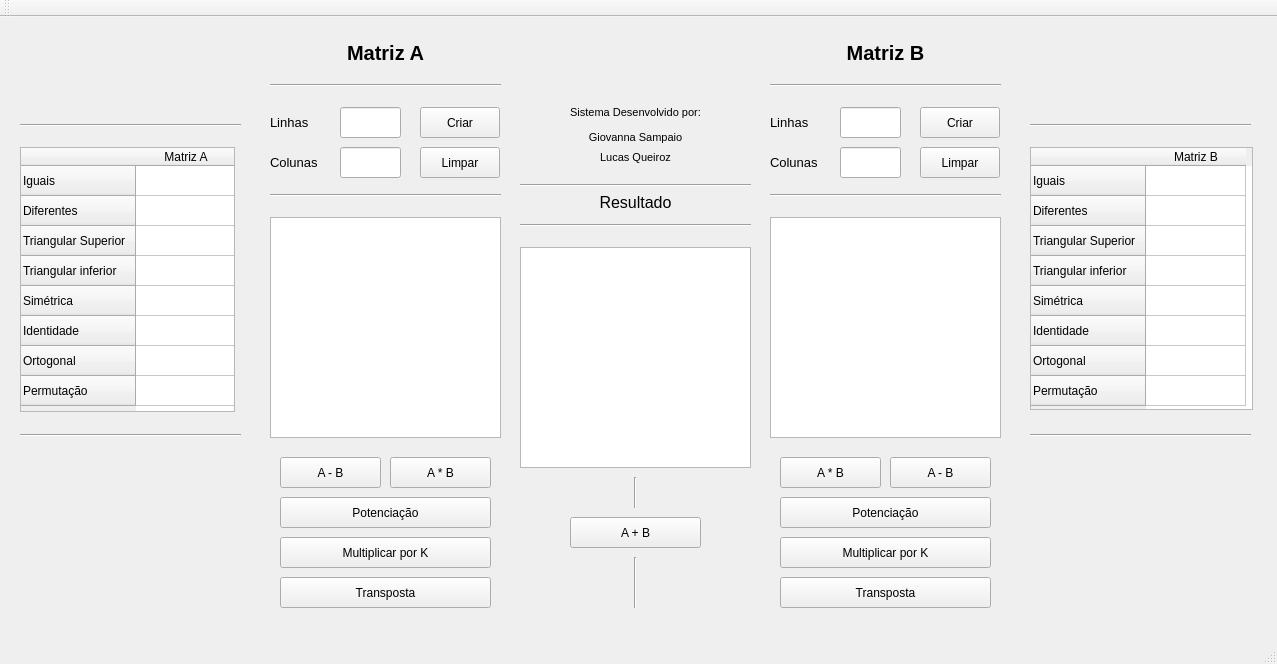
<?xml version="1.0" encoding="UTF-8"?>
<ui version="4.0">
 <class>MainWindow</class>
 <widget class="QMainWindow" name="MainWindow">
  <property name="geometry">
   <rect>
    <x>0</x>
    <y>0</y>
    <width>1277</width>
    <height>664</height>
   </rect>
  </property>
  <property name="windowTitle">
   <string>MainWindow</string>
  </property>
  <widget class="QWidget" name="centralWidget">
   <widget class="QLineEdit" name="lineEditLinhasA">
    <property name="geometry">
     <rect>
      <x>340</x>
      <y>90</y>
      <width>61</width>
      <height>31</height>
     </rect>
    </property>
   </widget>
   <widget class="QLabel" name="label">
    <property name="geometry">
     <rect>
      <x>270</x>
      <y>90</y>
      <width>54</width>
      <height>31</height>
     </rect>
    </property>
    <property name="font">
     <font>
      <pointsize>10</pointsize>
     </font>
    </property>
    <property name="text">
     <string>Linhas</string>
    </property>
   </widget>
   <widget class="QLabel" name="label_2">
    <property name="geometry">
     <rect>
      <x>270</x>
      <y>20</y>
      <width>231</width>
      <height>31</height>
     </rect>
    </property>
    <property name="font">
     <font>
      <pointsize>15</pointsize>
      <weight>75</weight>
      <bold>true</bold>
      <stylestrategy>PreferDefault</stylestrategy>
     </font>
    </property>
    <property name="layoutDirection">
     <enum>Qt::LeftToRight</enum>
    </property>
    <property name="text">
     <string>Matriz A</string>
    </property>
    <property name="alignment">
     <set>Qt::AlignCenter</set>
    </property>
   </widget>
   <widget class="QLabel" name="label_3">
    <property name="geometry">
     <rect>
      <x>270</x>
      <y>130</y>
      <width>61</width>
      <height>31</height>
     </rect>
    </property>
    <property name="font">
     <font>
      <pointsize>10</pointsize>
     </font>
    </property>
    <property name="text">
     <string>Colunas</string>
    </property>
   </widget>
   <widget class="QLineEdit" name="lineEditColunasA">
    <property name="geometry">
     <rect>
      <x>340</x>
      <y>130</y>
      <width>61</width>
      <height>31</height>
     </rect>
    </property>
   </widget>
   <widget class="Line" name="line">
    <property name="geometry">
     <rect>
      <x>270</x>
      <y>60</y>
      <width>231</width>
      <height>16</height>
     </rect>
    </property>
    <property name="orientation">
     <enum>Qt::Horizontal</enum>
    </property>
   </widget>
   <widget class="QPushButton" name="pushButtonCriarA">
    <property name="geometry">
     <rect>
      <x>420</x>
      <y>90</y>
      <width>80</width>
      <height>31</height>
     </rect>
    </property>
    <property name="text">
     <string>Criar</string>
    </property>
   </widget>
   <widget class="QPushButton" name="pushButtonLimparA">
    <property name="geometry">
     <rect>
      <x>420</x>
      <y>130</y>
      <width>80</width>
      <height>31</height>
     </rect>
    </property>
    <property name="text">
     <string>Limpar</string>
    </property>
   </widget>
   <widget class="Line" name="line_2">
    <property name="geometry">
     <rect>
      <x>270</x>
      <y>170</y>
      <width>231</width>
      <height>16</height>
     </rect>
    </property>
    <property name="orientation">
     <enum>Qt::Horizontal</enum>
    </property>
   </widget>
   <widget class="QTableWidget" name="tableWidgetMatrizA">
    <property name="geometry">
     <rect>
      <x>270</x>
      <y>200</y>
      <width>231</width>
      <height>221</height>
     </rect>
    </property>
    <property name="editTriggers">
     <set>QAbstractItemView::NoEditTriggers</set>
    </property>
    <property name="alternatingRowColors">
     <bool>false</bool>
    </property>
    <attribute name="horizontalHeaderVisible">
     <bool>false</bool>
    </attribute>
    <attribute name="verticalHeaderVisible">
     <bool>false</bool>
    </attribute>
   </widget>
   <widget class="QTableWidget" name="tableWidgetResultado">
    <property name="geometry">
     <rect>
      <x>520</x>
      <y>230</y>
      <width>231</width>
      <height>221</height>
     </rect>
    </property>
    <property name="editTriggers">
     <set>QAbstractItemView::NoEditTriggers</set>
    </property>
    <attribute name="horizontalHeaderVisible">
     <bool>false</bool>
    </attribute>
    <attribute name="verticalHeaderVisible">
     <bool>false</bool>
    </attribute>
   </widget>
   <widget class="Line" name="line_3">
    <property name="geometry">
     <rect>
      <x>520</x>
      <y>160</y>
      <width>231</width>
      <height>16</height>
     </rect>
    </property>
    <property name="orientation">
     <enum>Qt::Horizontal</enum>
    </property>
   </widget>
   <widget class="QLabel" name="label_6">
    <property name="geometry">
     <rect>
      <x>520</x>
      <y>170</y>
      <width>231</width>
      <height>31</height>
     </rect>
    </property>
    <property name="font">
     <font>
      <pointsize>12</pointsize>
      <weight>50</weight>
      <bold>false</bold>
      <stylestrategy>PreferDefault</stylestrategy>
     </font>
    </property>
    <property name="layoutDirection">
     <enum>Qt::LeftToRight</enum>
    </property>
    <property name="text">
     <string>Resultado</string>
    </property>
    <property name="alignment">
     <set>Qt::AlignCenter</set>
    </property>
   </widget>
   <widget class="Line" name="line_4">
    <property name="geometry">
     <rect>
      <x>520</x>
      <y>200</y>
      <width>231</width>
      <height>16</height>
     </rect>
    </property>
    <property name="orientation">
     <enum>Qt::Horizontal</enum>
    </property>
   </widget>
   <widget class="QPushButton" name="pushButtonSomar">
    <property name="geometry">
     <rect>
      <x>570</x>
      <y>500</y>
      <width>131</width>
      <height>31</height>
     </rect>
    </property>
    <property name="text">
     <string>A + B</string>
    </property>
   </widget>
   <widget class="QTableWidget" name="tableWidgetMatrizB">
    <property name="geometry">
     <rect>
      <x>770</x>
      <y>200</y>
      <width>231</width>
      <height>221</height>
     </rect>
    </property>
    <property name="editTriggers">
     <set>QAbstractItemView::NoEditTriggers</set>
    </property>
    <attribute name="horizontalHeaderVisible">
     <bool>false</bool>
    </attribute>
    <attribute name="verticalHeaderVisible">
     <bool>false</bool>
    </attribute>
   </widget>
   <widget class="QLabel" name="label_4">
    <property name="geometry">
     <rect>
      <x>770</x>
      <y>90</y>
      <width>54</width>
      <height>31</height>
     </rect>
    </property>
    <property name="font">
     <font>
      <pointsize>10</pointsize>
     </font>
    </property>
    <property name="text">
     <string>Linhas</string>
    </property>
   </widget>
   <widget class="QLabel" name="label_5">
    <property name="geometry">
     <rect>
      <x>770</x>
      <y>130</y>
      <width>61</width>
      <height>31</height>
     </rect>
    </property>
    <property name="font">
     <font>
      <pointsize>10</pointsize>
     </font>
    </property>
    <property name="text">
     <string>Colunas</string>
    </property>
   </widget>
   <widget class="Line" name="line_5">
    <property name="geometry">
     <rect>
      <x>770</x>
      <y>170</y>
      <width>231</width>
      <height>16</height>
     </rect>
    </property>
    <property name="orientation">
     <enum>Qt::Horizontal</enum>
    </property>
   </widget>
   <widget class="QPushButton" name="pushButtonCriarB">
    <property name="geometry">
     <rect>
      <x>920</x>
      <y>90</y>
      <width>80</width>
      <height>31</height>
     </rect>
    </property>
    <property name="text">
     <string>Criar</string>
    </property>
   </widget>
   <widget class="QPushButton" name="pushButtonLimparB">
    <property name="geometry">
     <rect>
      <x>920</x>
      <y>130</y>
      <width>80</width>
      <height>31</height>
     </rect>
    </property>
    <property name="text">
     <string>Limpar</string>
    </property>
   </widget>
   <widget class="QLineEdit" name="lineEditLinhasB">
    <property name="geometry">
     <rect>
      <x>840</x>
      <y>90</y>
      <width>61</width>
      <height>31</height>
     </rect>
    </property>
   </widget>
   <widget class="QLineEdit" name="lineEditColunasB">
    <property name="geometry">
     <rect>
      <x>840</x>
      <y>130</y>
      <width>61</width>
      <height>31</height>
     </rect>
    </property>
   </widget>
   <widget class="Line" name="line_6">
    <property name="geometry">
     <rect>
      <x>770</x>
      <y>60</y>
      <width>231</width>
      <height>16</height>
     </rect>
    </property>
    <property name="orientation">
     <enum>Qt::Horizontal</enum>
    </property>
   </widget>
   <widget class="QLabel" name="label_7">
    <property name="geometry">
     <rect>
      <x>770</x>
      <y>20</y>
      <width>231</width>
      <height>31</height>
     </rect>
    </property>
    <property name="font">
     <font>
      <pointsize>15</pointsize>
      <weight>75</weight>
      <bold>true</bold>
      <stylestrategy>PreferDefault</stylestrategy>
     </font>
    </property>
    <property name="layoutDirection">
     <enum>Qt::LeftToRight</enum>
    </property>
    <property name="text">
     <string>Matriz B</string>
    </property>
    <property name="alignment">
     <set>Qt::AlignCenter</set>
    </property>
   </widget>
   <widget class="QTableWidget" name="tableWidgetBoolA">
    <property name="geometry">
     <rect>
      <x>20</x>
      <y>130</y>
      <width>215</width>
      <height>265</height>
     </rect>
    </property>
    <property name="baseSize">
     <size>
      <width>0</width>
      <height>0</height>
     </size>
    </property>
    <property name="autoScroll">
     <bool>true</bool>
    </property>
    <property name="editTriggers">
     <set>QAbstractItemView::NoEditTriggers</set>
    </property>
    <property name="alternatingRowColors">
     <bool>false</bool>
    </property>
    <property name="iconSize">
     <size>
      <width>0</width>
      <height>0</height>
     </size>
    </property>
    <property name="textElideMode">
     <enum>Qt::ElideRight</enum>
    </property>
    <row>
     <property name="text">
      <string>Iguais</string>
     </property>
    </row>
    <row>
     <property name="text">
      <string>Diferentes</string>
     </property>
    </row>
    <row>
     <property name="text">
      <string>Triangular Superior</string>
     </property>
    </row>
    <row>
     <property name="text">
      <string>Triangular inferior</string>
     </property>
    </row>
    <row>
     <property name="text">
      <string>Simétrica</string>
     </property>
    </row>
    <row>
     <property name="text">
      <string>Identidade</string>
     </property>
    </row>
    <row>
     <property name="text">
      <string>Ortogonal</string>
     </property>
    </row>
    <row>
     <property name="text">
      <string>Permutação</string>
     </property>
    </row>
    <column>
     <property name="text">
      <string>Matriz A</string>
     </property>
    </column>
   </widget>
   <widget class="Line" name="line_7">
    <property name="geometry">
     <rect>
      <x>20</x>
      <y>410</y>
      <width>221</width>
      <height>16</height>
     </rect>
    </property>
    <property name="orientation">
     <enum>Qt::Horizontal</enum>
    </property>
   </widget>
   <widget class="Line" name="line_8">
    <property name="geometry">
     <rect>
      <x>20</x>
      <y>100</y>
      <width>221</width>
      <height>16</height>
     </rect>
    </property>
    <property name="orientation">
     <enum>Qt::Horizontal</enum>
    </property>
   </widget>
   <widget class="QTableWidget" name="tableWidgetBoolB">
    <property name="geometry">
     <rect>
      <x>1030</x>
      <y>130</y>
      <width>223</width>
      <height>263</height>
     </rect>
    </property>
    <property name="layoutDirection">
     <enum>Qt::LeftToRight</enum>
    </property>
    <property name="autoFillBackground">
     <bool>false</bool>
    </property>
    <property name="editTriggers">
     <set>QAbstractItemView::NoEditTriggers</set>
    </property>
    <property name="textElideMode">
     <enum>Qt::ElideRight</enum>
    </property>
    <row>
     <property name="text">
      <string>Iguais</string>
     </property>
    </row>
    <row>
     <property name="text">
      <string>Diferentes</string>
     </property>
    </row>
    <row>
     <property name="text">
      <string>Triangular Superior</string>
     </property>
    </row>
    <row>
     <property name="text">
      <string>Triangular inferior</string>
     </property>
    </row>
    <row>
     <property name="text">
      <string>Simétrica</string>
     </property>
    </row>
    <row>
     <property name="text">
      <string>Identidade</string>
     </property>
    </row>
    <row>
     <property name="text">
      <string>Ortogonal</string>
     </property>
    </row>
    <row>
     <property name="text">
      <string>Permutação</string>
     </property>
    </row>
    <column>
     <property name="text">
      <string>Matriz B</string>
     </property>
    </column>
   </widget>
   <widget class="Line" name="line_9">
    <property name="geometry">
     <rect>
      <x>1030</x>
      <y>410</y>
      <width>221</width>
      <height>16</height>
     </rect>
    </property>
    <property name="orientation">
     <enum>Qt::Horizontal</enum>
    </property>
   </widget>
   <widget class="Line" name="line_10">
    <property name="geometry">
     <rect>
      <x>1030</x>
      <y>100</y>
      <width>221</width>
      <height>16</height>
     </rect>
    </property>
    <property name="orientation">
     <enum>Qt::Horizontal</enum>
    </property>
   </widget>
   <widget class="QLabel" name="label_8">
    <property name="geometry">
     <rect>
      <x>520</x>
      <y>80</y>
      <width>231</width>
      <height>31</height>
     </rect>
    </property>
    <property name="font">
     <font>
      <pointsize>8</pointsize>
     </font>
    </property>
    <property name="text">
     <string>Sistema Desenvolvido por:</string>
    </property>
    <property name="alignment">
     <set>Qt::AlignCenter</set>
    </property>
   </widget>
   <widget class="QLabel" name="label_9">
    <property name="geometry">
     <rect>
      <x>520</x>
      <y>110</y>
      <width>231</width>
      <height>21</height>
     </rect>
    </property>
    <property name="font">
     <font>
      <pointsize>8</pointsize>
     </font>
    </property>
    <property name="text">
     <string>Giovanna Sampaio</string>
    </property>
    <property name="alignment">
     <set>Qt::AlignCenter</set>
    </property>
   </widget>
   <widget class="QLabel" name="label_10">
    <property name="geometry">
     <rect>
      <x>520</x>
      <y>130</y>
      <width>231</width>
      <height>21</height>
     </rect>
    </property>
    <property name="font">
     <font>
      <pointsize>8</pointsize>
     </font>
    </property>
    <property name="text">
     <string>Lucas Queiroz</string>
    </property>
    <property name="alignment">
     <set>Qt::AlignCenter</set>
    </property>
   </widget>
   <widget class="QPushButton" name="pushButtonSubtrairA">
    <property name="geometry">
     <rect>
      <x>280</x>
      <y>440</y>
      <width>101</width>
      <height>31</height>
     </rect>
    </property>
    <property name="text">
     <string>A - B</string>
    </property>
   </widget>
   <widget class="QPushButton" name="pushButtonMultiplicarA">
    <property name="geometry">
     <rect>
      <x>390</x>
      <y>440</y>
      <width>101</width>
      <height>31</height>
     </rect>
    </property>
    <property name="text">
     <string>A * B</string>
    </property>
   </widget>
   <widget class="QPushButton" name="pushButtonPotenciaA">
    <property name="geometry">
     <rect>
      <x>280</x>
      <y>480</y>
      <width>211</width>
      <height>31</height>
     </rect>
    </property>
    <property name="text">
     <string>Potenciação</string>
    </property>
   </widget>
   <widget class="QPushButton" name="pushButtonMultKA">
    <property name="geometry">
     <rect>
      <x>280</x>
      <y>520</y>
      <width>211</width>
      <height>31</height>
     </rect>
    </property>
    <property name="text">
     <string>Multiplicar por K</string>
    </property>
   </widget>
   <widget class="QPushButton" name="pushButtonTranspostaA">
    <property name="geometry">
     <rect>
      <x>280</x>
      <y>560</y>
      <width>211</width>
      <height>31</height>
     </rect>
    </property>
    <property name="text">
     <string>Transposta</string>
    </property>
   </widget>
   <widget class="QPushButton" name="pushButtonTranspostaB">
    <property name="geometry">
     <rect>
      <x>780</x>
      <y>560</y>
      <width>211</width>
      <height>31</height>
     </rect>
    </property>
    <property name="text">
     <string>Transposta</string>
    </property>
   </widget>
   <widget class="QPushButton" name="pushButtonMultKB">
    <property name="geometry">
     <rect>
      <x>780</x>
      <y>520</y>
      <width>211</width>
      <height>31</height>
     </rect>
    </property>
    <property name="text">
     <string>Multiplicar por K</string>
    </property>
   </widget>
   <widget class="QPushButton" name="pushButtonMultiplicarB">
    <property name="geometry">
     <rect>
      <x>780</x>
      <y>440</y>
      <width>101</width>
      <height>31</height>
     </rect>
    </property>
    <property name="text">
     <string>A * B</string>
    </property>
   </widget>
   <widget class="QPushButton" name="pushButtonSubtrairB">
    <property name="geometry">
     <rect>
      <x>890</x>
      <y>440</y>
      <width>101</width>
      <height>31</height>
     </rect>
    </property>
    <property name="text">
     <string>A - B</string>
    </property>
   </widget>
   <widget class="QPushButton" name="pushButtonPotenciaB">
    <property name="geometry">
     <rect>
      <x>780</x>
      <y>480</y>
      <width>211</width>
      <height>31</height>
     </rect>
    </property>
    <property name="text">
     <string>Potenciação</string>
    </property>
   </widget>
   <widget class="Line" name="line_11">
    <property name="geometry">
     <rect>
      <x>620</x>
      <y>540</y>
      <width>31</width>
      <height>51</height>
     </rect>
    </property>
    <property name="orientation">
     <enum>Qt::Vertical</enum>
    </property>
   </widget>
   <widget class="Line" name="line_12">
    <property name="geometry">
     <rect>
      <x>620</x>
      <y>460</y>
      <width>31</width>
      <height>31</height>
     </rect>
    </property>
    <property name="orientation">
     <enum>Qt::Vertical</enum>
    </property>
   </widget>
  </widget>
  <widget class="QMenuBar" name="menuBar">
   <property name="geometry">
    <rect>
     <x>0</x>
     <y>0</y>
     <width>1277</width>
     <height>21</height>
    </rect>
   </property>
  </widget>
  <widget class="QToolBar" name="mainToolBar">
   <attribute name="toolBarArea">
    <enum>TopToolBarArea</enum>
   </attribute>
   <attribute name="toolBarBreak">
    <bool>false</bool>
   </attribute>
  </widget>
  <widget class="QStatusBar" name="statusBar"/>
 </widget>
 <layoutdefault spacing="6" margin="11"/>
 <resources/>
 <connections/>
</ui>
